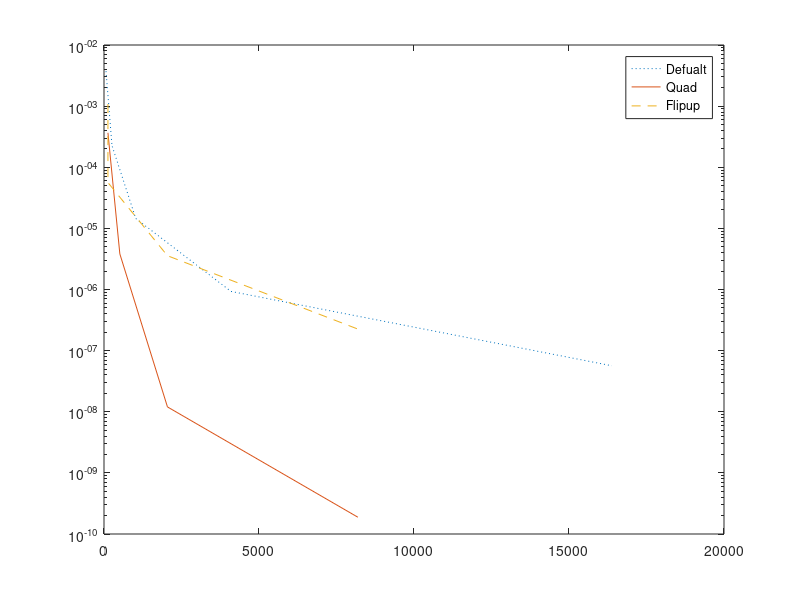

MATLAB code to generate this figure:


data={};

data.default=[
    65	3.73E-03
    257 2.27E-04
    1025	1.45E-05
    4097	9.30E-07
    16385	5.65E-08];


data.quad=[
    127	3.66E-04
    511	3.82E-06
    2047	1.20E-08
    8191	1.88E-10];


data.flipup=[
    127	1.08E-03
    127	5.62E-05
    2047	3.57E-06
    8191	2.25E-07];


semilogy(data.default(:,1),data.default(:,2),':'); hold on;
semilogy(data.quad(:,1),data.quad(:,2),'-'); hold on;
semilogy(data.flipup(:,1),data.flipup(:,2),'--');
legend({'Defualt','Quad','Flipup'});
